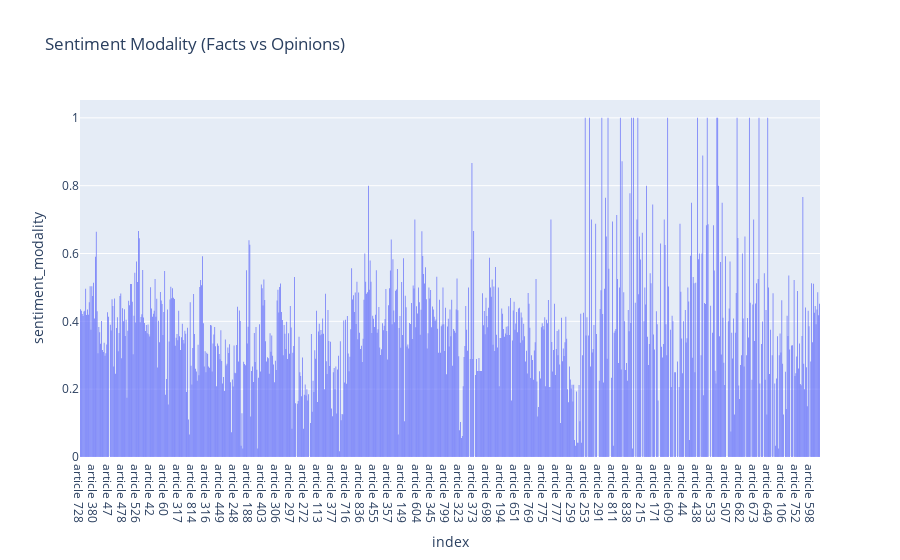

Notebook source saved alongside this figure:
### Code cell
fig = px.bar(articles_df, x='index', y='sentiment_modality', title='Sentiment Modality (Facts vs Opinions)')
# fixes plotly faded colors
fig.update_traces(dict(marker_line_width=0))

### Figure 1 — Plotly figure (JSON) as saved in the notebook; plotly's stock layout.template omitted (floating-point values rounded to 4 significant figures; data arrays with more than 128 entries replaced by an {"elided": "..."} marker saying what was removed)
{"data": [{"alignmentgroup": "True", "hovertemplate": "index=%{x}<br>sentiment_modality=%{y}<extra></extra>", "legendgroup": "", "marker": {"color": "#636efa", "line": {"width": 0}, "pattern": {"shape": ""}}, "name": "", "offsetgroup": "", "orientation": "v", "showlegend": false, "textposition": "auto", "type": "bar", "x": {"elided": "843 str values"}, "xaxis": "x", "y": {"elided": "843 float values"}, "yaxis": "y"}], "layout": {"barmode": "relative", "legend": {"tracegroupgap": 0}, "title": {"text": "Sentiment Modality (Facts vs Opinions)"}, "xaxis": {"anchor": "y", "domain": [0, 1], "title": {"text": "index"}}, "yaxis": {"anchor": "x", "domain": [0, 1], "title": {"text": "sentiment_modality"}}}}
